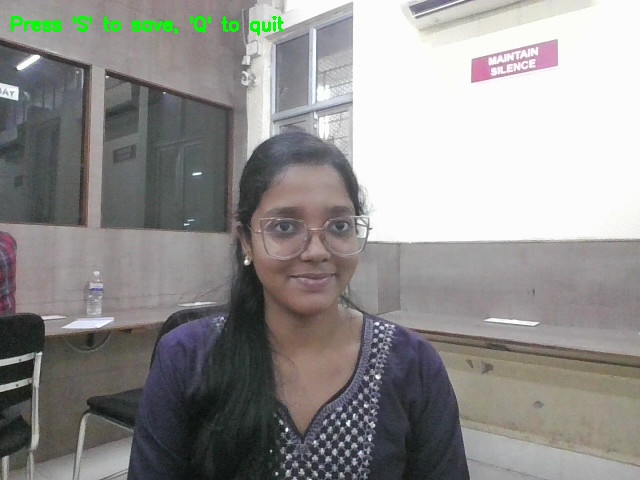
#> input picture DATASET/Arpita/0.jpg, 640 x 480 px, found by its file name; its folder holds only this picture in this run
$ python augment_images.py
#> lines starting #> are read from the running program, lines starting #| are printed output that depends on the picture
import cv2
import os

# Path to dataset
dataset_path = "DATASET"

def augment_image(image):
    augmented_images = []

    # 1. Original
    augmented_images.append(image)

    # 2. Flip
    flip = cv2.flip(image, 1)
    augmented_images.append(flip)

    # 3. Brightness Increase
    bright = cv2.convertScaleAbs(image, alpha=1.3, beta=30)
    augmented_images.append(bright)

    # 4. Rotation
    h, w = image.shape[:2]
    matrix = cv2.getRotationMatrix2D((w/2, h/2), 15, 1)
    rotated = cv2.warpAffine(image, matrix, (w, h))
    augmented_images.append(rotated)

    return augmented_images


for person in os.listdir(dataset_path):
    person_path = os.path.join(dataset_path, person)

    for img_name in os.listdir(person_path):
        img_path = os.path.join(person_path, img_name)
        image = cv2.imread(img_path)
#> image is the input picture: shape (480, 640, 3); mean B, G, R 142.7, 144.2, 145.7

        augmented = augment_image(image)
#> in augment_image, `flip = cv2.flip(image, 1)`:
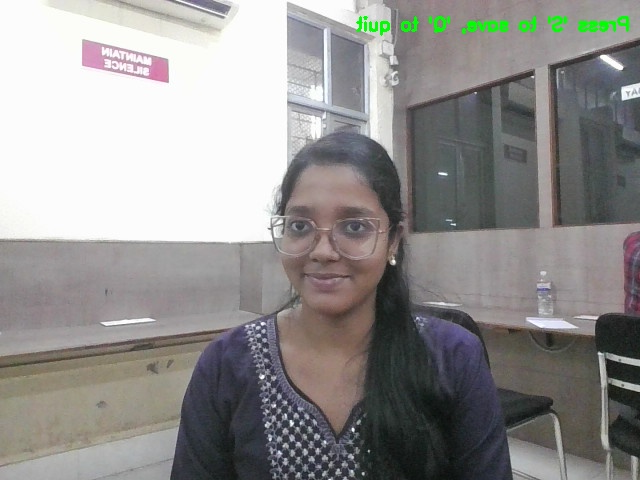
#> flip: shape (480, 640, 3); mean B, G, R 142.7, 144.2, 145.7
#> in augment_image, `bright = cv2.convertScaleAbs(image, alpha=1.3, beta=30)`:
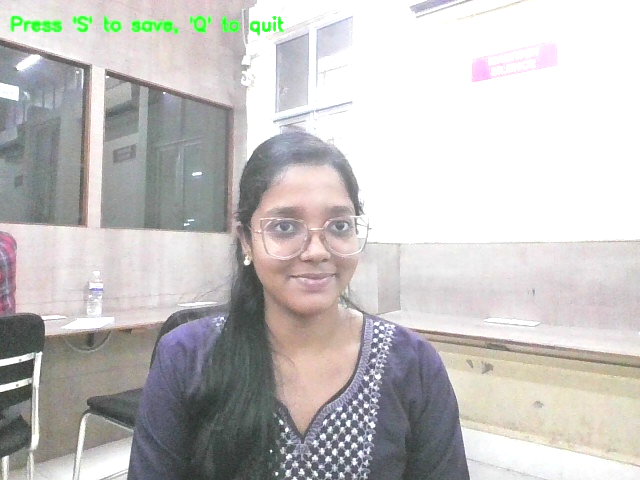
#> bright: shape (480, 640, 3); mean B, G, R 192.4, 193.7, 196.1
#> in augment_image, `rotated = cv2.warpAffine(image, matrix, (w, h))`:
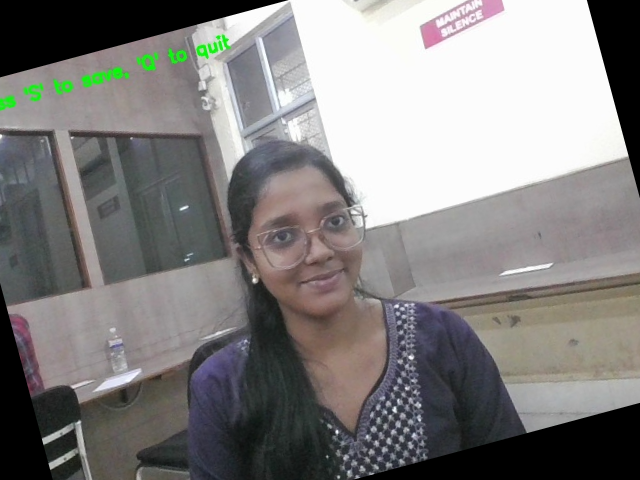
#> rotated: shape (480, 640, 3); mean B, G, R 126.9, 127.9, 129.6
#> augmented = 4 items

        count = 0
        for aug_img in augmented:
            new_name = f"{img_name.split('.')[0]}_aug_{count}.jpg"
            new_path = os.path.join(person_path, new_name)
            cv2.imwrite(new_path, aug_img)
            count += 1
#> this loop made 4 passes
#> new_name on passes 1 to 4: '0_aug_0.jpg', '0_aug_1.jpg', '0_aug_2.jpg', '0_aug_3.jpg'
#> after the loop, count = 4
#> pass 2 of the loop `for person in os.listdir(dataset_path):`:
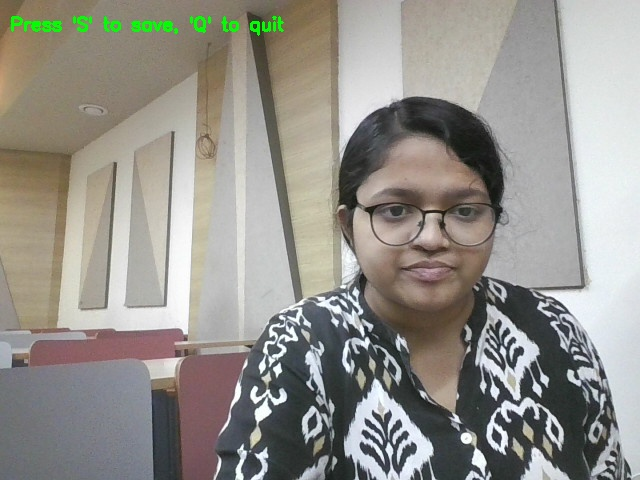
#> input picture DATASET/Soumi/0.jpg, 640 x 480 px, found by its file name
#> image is the input picture: shape (480, 640, 3); mean B, G, R 139.1, 145.7, 148.2
#> in augment_image (call 2), `bright = cv2.convertScaleAbs(image, alpha=1.3, beta=30)`:
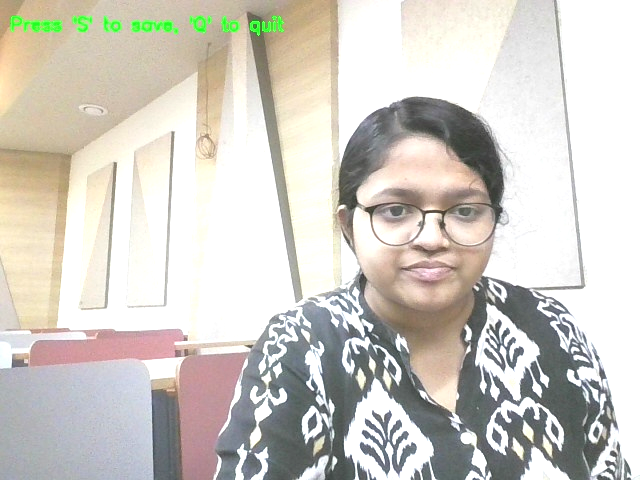
#> bright: shape (480, 640, 3); mean B, G, R 196.6, 204.1, 208.1
#> in augment_image (call 2), `rotated = cv2.warpAffine(image, matrix, (w, h))`:
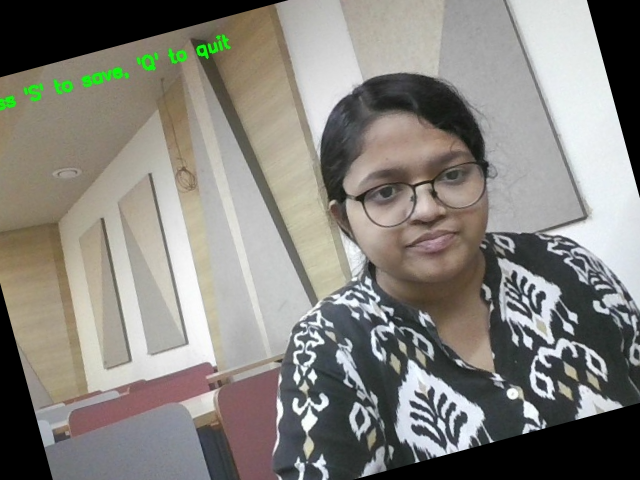
#> rotated: shape (480, 640, 3); mean B, G, R 123.7, 129.8, 132.3
#> the loop `for aug_img in augmented:` made 4 passes

print("✅ Data Augmentation Complete!")
